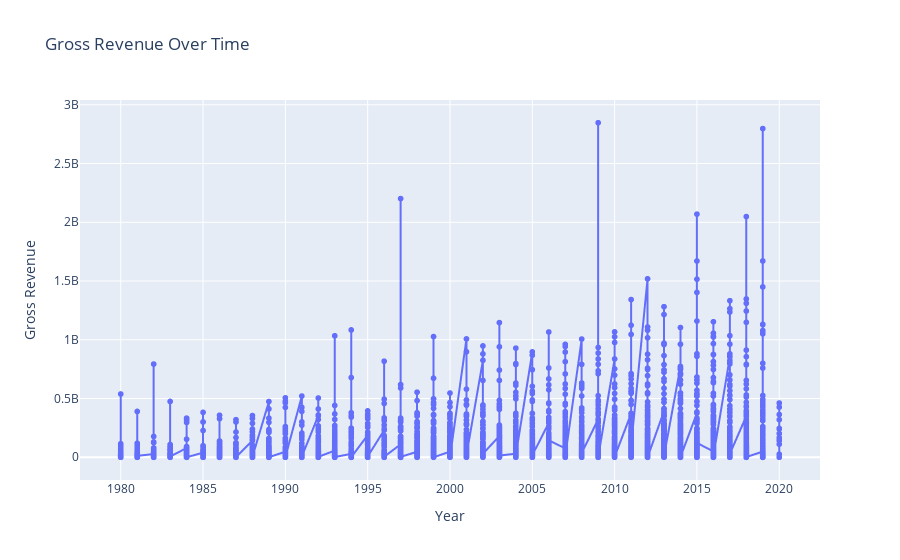

The notebook cell saved with this chart:
### Markdown cell above
### Gross Revenue over Time

### Code cell
fig = px.line(df.sort_values('year'), x='year', y='gross',
              title='Gross Revenue Over Time',
              markers=True)
fig.update_layout(xaxis_title='Year', yaxis_title='Gross Revenue')
fig.show()

### Figure 1 — Plotly figure (JSON) as saved in the notebook; plotly's stock layout.template omitted (floating-point values rounded to 4 significant figures; data arrays with more than 128 entries replaced by an {"elided": "..."} marker saying what was removed)
{"data": [{"hovertemplate": "year=%{x}<br>gross=%{y}<extra></extra>", "legendgroup": "", "line": {"color": "#636efa", "dash": "solid"}, "marker": {"symbol": "circle"}, "mode": "lines+markers", "name": "", "showlegend": false, "type": "scattergl", "x": {"elided": "6735 int values"}, "xaxis": "x", "y": {"elided": "6735 float values"}, "yaxis": "y"}], "layout": {"legend": {"tracegroupgap": 0}, "title": {"text": "Gross Revenue Over Time"}, "xaxis": {"anchor": "y", "domain": [0, 1], "title": {"text": "Year"}}, "yaxis": {"anchor": "x", "domain": [0, 1], "title": {"text": "Gross Revenue"}}}}
